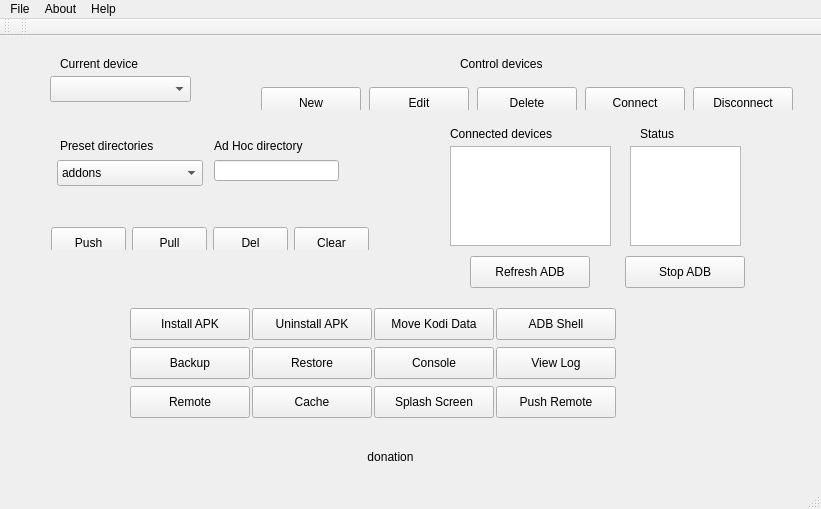
<?xml version="1.0" encoding="UTF-8"?>
<ui version="4.0">
 <class>MainWindow</class>
 <widget class="QMainWindow" name="MainWindow">
  <property name="geometry">
   <rect>
    <x>0</x>
    <y>0</y>
    <width>821</width>
    <height>509</height>
   </rect>
  </property>
  <property name="sizePolicy">
   <sizepolicy hsizetype="Preferred" vsizetype="Preferred">
    <horstretch>0</horstretch>
    <verstretch>0</verstretch>
   </sizepolicy>
  </property>
  <property name="minimumSize">
   <size>
    <width>185</width>
    <height>0</height>
   </size>
  </property>
  <property name="windowTitle">
   <string>adbLink: The Kodi for Android Companion</string>
  </property>
  <property name="styleSheet">
   <string notr="true"/>
  </property>
  <widget class="QWidget" name="centralWidget">
   <widget class="QProgressBar" name="progressBar">
    <property name="enabled">
     <bool>true</bool>
    </property>
    <property name="geometry">
     <rect>
      <x>50</x>
      <y>550</y>
      <width>118</width>
      <height>16</height>
     </rect>
    </property>
    <property name="value">
     <number>25</number>
    </property>
    <property name="textVisible">
     <bool>false</bool>
    </property>
   </widget>
   <widget class="QLabel" name="server_running">
    <property name="geometry">
     <rect>
      <x>210</x>
      <y>550</y>
      <width>51</width>
      <height>20</height>
     </rect>
    </property>
    <property name="text">
     <string>label1</string>
    </property>
   </widget>
   <widget class="QLabel" name="device_connected">
    <property name="geometry">
     <rect>
      <x>280</x>
      <y>550</y>
      <width>91</width>
      <height>16</height>
     </rect>
    </property>
    <property name="text">
     <string>label2</string>
    </property>
   </widget>
   <widget class="QLabel" name="apptitle">
    <property name="geometry">
     <rect>
      <x>460</x>
      <y>20</y>
      <width>151</width>
      <height>16</height>
     </rect>
    </property>
    <property name="text">
     <string>Control devices</string>
    </property>
   </widget>
   <widget class="QListWidget" name="listDevicesStatus">
    <property name="geometry">
     <rect>
      <x>630</x>
      <y>110</y>
      <width>111</width>
      <height>100</height>
     </rect>
    </property>
   </widget>
   <widget class="QListWidget" name="listDevices">
    <property name="geometry">
     <rect>
      <x>450</x>
      <y>110</y>
      <width>161</width>
      <height>100</height>
     </rect>
    </property>
    <property name="toolTip">
     <string>&lt;html&gt;&lt;head/&gt;&lt;body&gt;&lt;p&gt;Double-click any device ID to create a new record with ID filled in.&lt;/p&gt;&lt;/body&gt;&lt;/html&gt;</string>
    </property>
   </widget>
   <widget class="QLabel" name="label_2">
    <property name="geometry">
     <rect>
      <x>60</x>
      <y>20</y>
      <width>121</width>
      <height>16</height>
     </rect>
    </property>
    <property name="text">
     <string>Current device</string>
    </property>
   </widget>
   <widget class="QLabel" name="label_4">
    <property name="geometry">
     <rect>
      <x>450</x>
      <y>90</y>
      <width>151</width>
      <height>16</height>
     </rect>
    </property>
    <property name="text">
     <string>Connected devices</string>
    </property>
   </widget>
   <widget class="QLabel" name="label_6">
    <property name="geometry">
     <rect>
      <x>640</x>
      <y>90</y>
      <width>40</width>
      <height>16</height>
     </rect>
    </property>
    <property name="text">
     <string>Status</string>
    </property>
   </widget>
   <widget class="QComboBox" name="deviceBox">
    <property name="geometry">
     <rect>
      <x>50</x>
      <y>40</y>
      <width>141</width>
      <height>26</height>
     </rect>
    </property>
    <property name="toolTip">
     <string>&lt;html&gt;&lt;head/&gt;&lt;body&gt;&lt;p&gt;Click Setup Device to edit this description&lt;/p&gt;&lt;/body&gt;&lt;/html&gt;</string>
    </property>
    <property name="editable">
     <bool>false</bool>
    </property>
   </widget>
   <widget class="QPushButton" name="donate">
    <property name="geometry">
     <rect>
      <x>240</x>
      <y>410</y>
      <width>301</width>
      <height>21</height>
     </rect>
    </property>
    <property name="text">
     <string>donation</string>
    </property>
    <property name="iconSize">
     <size>
      <width>247</width>
      <height>26</height>
     </size>
    </property>
    <property name="flat">
     <bool>true</bool>
    </property>
   </widget>
   <widget class="QLabel" name="label_5">
    <property name="geometry">
     <rect>
      <x>640</x>
      <y>750</y>
      <width>89</width>
      <height>16</height>
     </rect>
    </property>
    <property name="text">
     <string>Root functions</string>
    </property>
   </widget>
   <widget class="QPushButton" name="refreshConnectedDevices">
    <property name="geometry">
     <rect>
      <x>470</x>
      <y>220</y>
      <width>120</width>
      <height>32</height>
     </rect>
    </property>
    <property name="minimumSize">
     <size>
      <width>120</width>
      <height>32</height>
     </size>
    </property>
    <property name="maximumSize">
     <size>
      <width>120</width>
      <height>32</height>
     </size>
    </property>
    <property name="toolTip">
     <string>&lt;html&gt;&lt;head/&gt;&lt;body&gt;&lt;p&gt;Open ssh session to device. Requires root.&lt;/p&gt;&lt;/body&gt;&lt;/html&gt;</string>
    </property>
    <property name="text">
     <string>Refresh ADB</string>
    </property>
   </widget>
   <widget class="QPushButton" name="killServer">
    <property name="geometry">
     <rect>
      <x>625</x>
      <y>220</y>
      <width>120</width>
      <height>32</height>
     </rect>
    </property>
    <property name="minimumSize">
     <size>
      <width>120</width>
      <height>32</height>
     </size>
    </property>
    <property name="maximumSize">
     <size>
      <width>120</width>
      <height>32</height>
     </size>
    </property>
    <property name="toolTip">
     <string>&lt;html&gt;&lt;head/&gt;&lt;body&gt;&lt;p&gt;Open a terminal session on the connected device&lt;/p&gt;&lt;/body&gt;&lt;/html&gt;</string>
    </property>
    <property name="text">
     <string>Stop ADB</string>
    </property>
   </widget>
   <widget class="QWidget" name="layoutWidget">
    <property name="geometry">
     <rect>
      <x>40</x>
      <y>180</y>
      <width>344</width>
      <height>34</height>
     </rect>
    </property>
    <layout class="QHBoxLayout" name="horizontalLayout_2">
     <item>
      <widget class="QPushButton" name="fpushButton">
       <property name="minimumSize">
        <size>
         <width>75</width>
         <height>32</height>
        </size>
       </property>
       <property name="maximumSize">
        <size>
         <width>75</width>
         <height>32</height>
        </size>
       </property>
       <property name="toolTip">
        <string>&lt;html&gt;&lt;head/&gt;&lt;body&gt;&lt;p&gt;Push a file to the selected folder or ad hoc directory&lt;/p&gt;&lt;/body&gt;&lt;/html&gt;</string>
       </property>
       <property name="text">
        <string>Push</string>
       </property>
      </widget>
     </item>
     <item>
      <widget class="QPushButton" name="fpullButton">
       <property name="minimumSize">
        <size>
         <width>75</width>
         <height>32</height>
        </size>
       </property>
       <property name="maximumSize">
        <size>
         <width>75</width>
         <height>32</height>
        </size>
       </property>
       <property name="toolTip">
        <string>&lt;html&gt;&lt;head/&gt;&lt;body&gt;&lt;p&gt;Pull a file from the selected folder or ad hoc directory&lt;/p&gt;&lt;/body&gt;&lt;/html&gt;</string>
       </property>
       <property name="text">
        <string>Pull</string>
       </property>
      </widget>
     </item>
     <item>
      <widget class="QPushButton" name="fdellButton">
       <property name="minimumSize">
        <size>
         <width>75</width>
         <height>32</height>
        </size>
       </property>
       <property name="maximumSize">
        <size>
         <width>75</width>
         <height>32</height>
        </size>
       </property>
       <property name="toolTip">
        <string>&lt;html&gt;&lt;head/&gt;&lt;body&gt;&lt;p&gt;Delete a file in selected folder or ad hoc directory&lt;/p&gt;&lt;/body&gt;&lt;/html&gt;</string>
       </property>
       <property name="text">
        <string>Del</string>
       </property>
      </widget>
     </item>
     <item>
      <widget class="QPushButton" name="fdellButton_2">
       <property name="minimumSize">
        <size>
         <width>75</width>
         <height>32</height>
        </size>
       </property>
       <property name="maximumSize">
        <size>
         <width>75</width>
         <height>32</height>
        </size>
       </property>
       <property name="toolTip">
        <string>&lt;html&gt;&lt;head/&gt;&lt;body&gt;&lt;p&gt;Clear the Ad Hoc Directory field&lt;/p&gt;&lt;/body&gt;&lt;/html&gt;</string>
       </property>
       <property name="styleSheet">
        <string notr="true"/>
       </property>
       <property name="text">
        <string>Clear</string>
       </property>
      </widget>
     </item>
    </layout>
   </widget>
   <widget class="QWidget" name="layoutWidget">
    <property name="geometry">
     <rect>
      <x>248</x>
      <y>40</y>
      <width>558</width>
      <height>34</height>
     </rect>
    </property>
    <layout class="QHBoxLayout" name="horizontalLayout">
     <item>
      <widget class="QPushButton" name="newRecord">
       <property name="minimumSize">
        <size>
         <width>100</width>
         <height>32</height>
        </size>
       </property>
       <property name="maximumSize">
        <size>
         <width>100</width>
         <height>32</height>
        </size>
       </property>
       <property name="toolTip">
        <string>&lt;html&gt;&lt;head/&gt;&lt;body&gt;&lt;p&gt;Create new device record.&lt;/p&gt;&lt;/body&gt;&lt;/html&gt;</string>
       </property>
       <property name="text">
        <string>New</string>
       </property>
      </widget>
     </item>
     <item>
      <widget class="QPushButton" name="editRecord">
       <property name="minimumSize">
        <size>
         <width>100</width>
         <height>32</height>
        </size>
       </property>
       <property name="maximumSize">
        <size>
         <width>100</width>
         <height>32</height>
        </size>
       </property>
       <property name="toolTip">
        <string>&lt;html&gt;&lt;head/&gt;&lt;body&gt;&lt;p&gt;Edit device record.&lt;/p&gt;&lt;/body&gt;&lt;/html&gt;</string>
       </property>
       <property name="text">
        <string>Edit</string>
       </property>
      </widget>
     </item>
     <item>
      <widget class="QPushButton" name="delRecord">
       <property name="minimumSize">
        <size>
         <width>100</width>
         <height>32</height>
        </size>
       </property>
       <property name="maximumSize">
        <size>
         <width>100</width>
         <height>32</height>
        </size>
       </property>
       <property name="toolTip">
        <string>&lt;html&gt;&lt;head/&gt;&lt;body&gt;&lt;p&gt;Delete device record.&lt;/p&gt;&lt;/body&gt;&lt;/html&gt;</string>
       </property>
       <property name="text">
        <string>Delete</string>
       </property>
      </widget>
     </item>
     <item>
      <widget class="QPushButton" name="connButton">
       <property name="minimumSize">
        <size>
         <width>100</width>
         <height>32</height>
        </size>
       </property>
       <property name="maximumSize">
        <size>
         <width>100</width>
         <height>32</height>
        </size>
       </property>
       <property name="toolTip">
        <string>&lt;html&gt;&lt;head/&gt;&lt;body&gt;&lt;p&gt;Connect android device via IP address&lt;/p&gt;&lt;/body&gt;&lt;/html&gt;</string>
       </property>
       <property name="text">
        <string>Connect</string>
       </property>
      </widget>
     </item>
     <item>
      <widget class="QPushButton" name="disButton">
       <property name="minimumSize">
        <size>
         <width>100</width>
         <height>32</height>
        </size>
       </property>
       <property name="maximumSize">
        <size>
         <width>100</width>
         <height>32</height>
        </size>
       </property>
       <property name="toolTip">
        <string>&lt;html&gt;&lt;head/&gt;&lt;body&gt;&lt;p&gt;Disconnect android device connected via IP address. &lt;/p&gt;&lt;/body&gt;&lt;/html&gt;</string>
       </property>
       <property name="text">
        <string>Disconnect</string>
       </property>
      </widget>
     </item>
    </layout>
   </widget>
   <widget class="QLineEdit" name="customdir">
    <property name="geometry">
     <rect>
      <x>214</x>
      <y>124</y>
      <width>125</width>
      <height>21</height>
     </rect>
    </property>
    <property name="toolTip">
     <string>&lt;html&gt;&lt;head/&gt;&lt;body&gt;&lt;p&gt;Enter directory to access. &lt;/p&gt;&lt;/body&gt;&lt;/html&gt;</string>
    </property>
   </widget>
   <widget class="QLabel" name="label_3">
    <property name="geometry">
     <rect>
      <x>214</x>
      <y>102</y>
      <width>103</width>
      <height>16</height>
     </rect>
    </property>
    <property name="text">
     <string>Ad Hoc directory</string>
    </property>
   </widget>
   <widget class="QLabel" name="label">
    <property name="geometry">
     <rect>
      <x>60</x>
      <y>102</y>
      <width>108</width>
      <height>16</height>
     </rect>
    </property>
    <property name="text">
     <string>Preset directories</string>
    </property>
   </widget>
   <widget class="QComboBox" name="comboBox">
    <property name="geometry">
     <rect>
      <x>57</x>
      <y>124</y>
      <width>146</width>
      <height>26</height>
     </rect>
    </property>
    <property name="toolTip">
     <string>&lt;html&gt;&lt;head/&gt;&lt;body&gt;&lt;p&gt;Select folder to push/pull files to/from&lt;/p&gt;&lt;/body&gt;&lt;/html&gt;</string>
    </property>
    <item>
     <property name="text">
      <string>addons</string>
     </property>
    </item>
    <item>
     <property name="text">
      <string>keymaps</string>
     </property>
    </item>
    <item>
     <property name="text">
      <string>media</string>
     </property>
    </item>
    <item>
     <property name="text">
      <string>sounds</string>
     </property>
    </item>
    <item>
     <property name="text">
      <string>system</string>
     </property>
    </item>
    <item>
     <property name="text">
      <string>userdata</string>
     </property>
    </item>
    <item>
     <property name="text">
      <string>temp</string>
     </property>
    </item>
    <item>
     <property name="text">
      <string>sdcard</string>
     </property>
    </item>
   </widget>
   <widget class="QPushButton" name="sideload_Button">
    <property name="geometry">
     <rect>
      <x>130</x>
      <y>272</y>
      <width>120</width>
      <height>32</height>
     </rect>
    </property>
    <property name="minimumSize">
     <size>
      <width>120</width>
      <height>32</height>
     </size>
    </property>
    <property name="maximumSize">
     <size>
      <width>120</width>
      <height>32</height>
     </size>
    </property>
    <property name="toolTip">
     <string>&lt;html&gt;&lt;head/&gt;&lt;body&gt;&lt;p&gt;Install app to device&lt;/p&gt;&lt;/body&gt;&lt;/html&gt;</string>
    </property>
    <property name="text">
     <string>Install APK</string>
    </property>
   </widget>
   <widget class="QPushButton" name="uninstall_Button">
    <property name="geometry">
     <rect>
      <x>252</x>
      <y>272</y>
      <width>120</width>
      <height>32</height>
     </rect>
    </property>
    <property name="minimumSize">
     <size>
      <width>120</width>
      <height>32</height>
     </size>
    </property>
    <property name="maximumSize">
     <size>
      <width>120</width>
      <height>32</height>
     </size>
    </property>
    <property name="toolTip">
     <string>&lt;html&gt;&lt;head/&gt;&lt;body&gt;&lt;p&gt;Uninstall apk&lt;/p&gt;&lt;/body&gt;&lt;/html&gt;</string>
    </property>
    <property name="text">
     <string>Uninstall APK</string>
    </property>
   </widget>
   <widget class="QPushButton" name="mvdataButton">
    <property name="geometry">
     <rect>
      <x>374</x>
      <y>272</y>
      <width>120</width>
      <height>32</height>
     </rect>
    </property>
    <property name="minimumSize">
     <size>
      <width>120</width>
      <height>32</height>
     </size>
    </property>
    <property name="maximumSize">
     <size>
      <width>120</width>
      <height>32</height>
     </size>
    </property>
    <property name="toolTip">
     <string>&lt;html&gt;&lt;head/&gt;&lt;body&gt;&lt;p&gt;Open sftp session to device. Requires root.&lt;/p&gt;&lt;/body&gt;&lt;/html&gt;</string>
    </property>
    <property name="text">
     <string>Move Kodi Data</string>
    </property>
   </widget>
   <widget class="QPushButton" name="adbshellButton">
    <property name="geometry">
     <rect>
      <x>496</x>
      <y>272</y>
      <width>120</width>
      <height>32</height>
     </rect>
    </property>
    <property name="minimumSize">
     <size>
      <width>120</width>
      <height>32</height>
     </size>
    </property>
    <property name="maximumSize">
     <size>
      <width>120</width>
      <height>32</height>
     </size>
    </property>
    <property name="toolTip">
     <string>&lt;html&gt;&lt;head/&gt;&lt;body&gt;&lt;p&gt;Open a terminal session on the connected device&lt;/p&gt;&lt;/body&gt;&lt;/html&gt;</string>
    </property>
    <property name="text">
     <string>ADB Shell</string>
    </property>
   </widget>
   <widget class="QPushButton" name="backupButton">
    <property name="geometry">
     <rect>
      <x>130</x>
      <y>311</y>
      <width>120</width>
      <height>32</height>
     </rect>
    </property>
    <property name="minimumSize">
     <size>
      <width>120</width>
      <height>32</height>
     </size>
    </property>
    <property name="maximumSize">
     <size>
      <width>120</width>
      <height>32</height>
     </size>
    </property>
    <property name="toolTip">
     <string>&lt;html&gt;&lt;head/&gt;&lt;body&gt;&lt;p&gt;Backup Kodi &lt;/p&gt;&lt;/body&gt;&lt;/html&gt;</string>
    </property>
    <property name="text">
     <string>Backup</string>
    </property>
   </widget>
   <widget class="QPushButton" name="restoreButton">
    <property name="geometry">
     <rect>
      <x>252</x>
      <y>311</y>
      <width>120</width>
      <height>32</height>
     </rect>
    </property>
    <property name="minimumSize">
     <size>
      <width>120</width>
      <height>32</height>
     </size>
    </property>
    <property name="maximumSize">
     <size>
      <width>120</width>
      <height>32</height>
     </size>
    </property>
    <property name="toolTip">
     <string>&lt;html&gt;&lt;head/&gt;&lt;body&gt;&lt;p&gt;Restore Kodi's data files&lt;/p&gt;&lt;/body&gt;&lt;/html&gt;</string>
    </property>
    <property name="text">
     <string>Restore</string>
    </property>
   </widget>
   <widget class="QPushButton" name="doConsole">
    <property name="geometry">
     <rect>
      <x>374</x>
      <y>311</y>
      <width>120</width>
      <height>32</height>
     </rect>
    </property>
    <property name="minimumSize">
     <size>
      <width>120</width>
      <height>32</height>
     </size>
    </property>
    <property name="maximumSize">
     <size>
      <width>120</width>
      <height>32</height>
     </size>
    </property>
    <property name="toolTip">
     <string>&lt;html&gt;&lt;head/&gt;&lt;body&gt;&lt;p&gt;Push splash screen png for Media Center&lt;/p&gt;&lt;/body&gt;&lt;/html&gt;</string>
    </property>
    <property name="text">
     <string>Console</string>
    </property>
   </widget>
   <widget class="QPushButton" name="logButton">
    <property name="geometry">
     <rect>
      <x>496</x>
      <y>311</y>
      <width>120</width>
      <height>32</height>
     </rect>
    </property>
    <property name="minimumSize">
     <size>
      <width>120</width>
      <height>32</height>
     </size>
    </property>
    <property name="maximumSize">
     <size>
      <width>120</width>
      <height>32</height>
     </size>
    </property>
    <property name="toolTip">
     <string>&lt;html&gt;&lt;head/&gt;&lt;body&gt;&lt;p&gt;View current and previous log&lt;/p&gt;&lt;/body&gt;&lt;/html&gt;</string>
    </property>
    <property name="text">
     <string>View Log</string>
    </property>
   </widget>
   <widget class="QPushButton" name="keypadButton">
    <property name="geometry">
     <rect>
      <x>130</x>
      <y>350</y>
      <width>120</width>
      <height>32</height>
     </rect>
    </property>
    <property name="minimumSize">
     <size>
      <width>120</width>
      <height>32</height>
     </size>
    </property>
    <property name="maximumSize">
     <size>
      <width>120</width>
      <height>32</height>
     </size>
    </property>
    <property name="toolTip">
     <string>&lt;html&gt;&lt;head/&gt;&lt;body&gt;&lt;p&gt;Soft Dpad sends remote control keypresses to your device&lt;/p&gt;&lt;/body&gt;&lt;/html&gt;</string>
    </property>
    <property name="text">
     <string>Remote</string>
    </property>
   </widget>
   <widget class="QPushButton" name="cacheButton">
    <property name="geometry">
     <rect>
      <x>252</x>
      <y>350</y>
      <width>120</width>
      <height>32</height>
     </rect>
    </property>
    <property name="minimumSize">
     <size>
      <width>120</width>
      <height>32</height>
     </size>
    </property>
    <property name="maximumSize">
     <size>
      <width>120</width>
      <height>32</height>
     </size>
    </property>
    <property name="text">
     <string>Cache</string>
    </property>
   </widget>
   <widget class="QPushButton" name="splashButton">
    <property name="geometry">
     <rect>
      <x>374</x>
      <y>350</y>
      <width>120</width>
      <height>32</height>
     </rect>
    </property>
    <property name="minimumSize">
     <size>
      <width>120</width>
      <height>32</height>
     </size>
    </property>
    <property name="maximumSize">
     <size>
      <width>120</width>
      <height>32</height>
     </size>
    </property>
    <property name="text">
     <string>Splash Screen</string>
    </property>
   </widget>
   <widget class="QPushButton" name="pushRemote">
    <property name="geometry">
     <rect>
      <x>496</x>
      <y>350</y>
      <width>120</width>
      <height>32</height>
     </rect>
    </property>
    <property name="minimumSize">
     <size>
      <width>120</width>
      <height>32</height>
     </size>
    </property>
    <property name="maximumSize">
     <size>
      <width>120</width>
      <height>32</height>
     </size>
    </property>
    <property name="toolTip">
     <string>&lt;html&gt;&lt;head/&gt;&lt;body&gt;&lt;p&gt;Push remote control definition xml to Media Center&lt;/p&gt;&lt;/body&gt;&lt;/html&gt;</string>
    </property>
    <property name="text">
     <string>Push Remote</string>
    </property>
   </widget>
  </widget>
  <widget class="QMenuBar" name="menuBar">
   <property name="geometry">
    <rect>
     <x>0</x>
     <y>0</y>
     <width>821</width>
     <height>22</height>
    </rect>
   </property>
   <widget class="QMenu" name="menuFile">
    <property name="title">
     <string>File</string>
    </property>
    <addaction name="actionDownload_Kodi"/>
    <addaction name="actionView_Kodi_Log"/>
    <addaction name="actionReboot"/>
    <addaction name="actionRecovery"/>
    <addaction name="separator"/>
    <addaction name="actionQuit"/>
   </widget>
   <widget class="QMenu" name="menuAbout">
    <property name="title">
     <string>About</string>
    </property>
    <addaction name="actionAbout"/>
   </widget>
   <widget class="QMenu" name="menuHelp">
    <property name="title">
     <string>Help</string>
    </property>
    <addaction name="actionHelp"/>
   </widget>
   <addaction name="menuFile"/>
   <addaction name="menuAbout"/>
   <addaction name="menuHelp"/>
  </widget>
  <widget class="QToolBar" name="mainToolBar">
   <attribute name="toolBarArea">
    <enum>TopToolBarArea</enum>
   </attribute>
   <attribute name="toolBarBreak">
    <bool>false</bool>
   </attribute>
  </widget>
  <widget class="QStatusBar" name="statusBar"/>
  <widget class="QToolBar" name="toolBar">
   <property name="windowTitle">
    <string>toolBar</string>
   </property>
   <attribute name="toolBarArea">
    <enum>TopToolBarArea</enum>
   </attribute>
   <attribute name="toolBarBreak">
    <bool>false</bool>
   </attribute>
  </widget>
  <action name="actionAbout">
   <property name="text">
    <string>About</string>
   </property>
  </action>
  <action name="actionQuit">
   <property name="text">
    <string>Quit</string>
   </property>
   <property name="toolTip">
    <string>Quit adbLink</string>
   </property>
  </action>
  <action name="actionHelp">
   <property name="text">
    <string>Help</string>
   </property>
  </action>
  <action name="actionReboot">
   <property name="text">
    <string>Reboot device</string>
   </property>
  </action>
  <action name="actionRecovery">
   <property name="text">
    <string>Reboot recovery</string>
   </property>
   <property name="toolTip">
    <string>Reboot Recovery</string>
   </property>
  </action>
  <action name="actionDownload_Kodi">
   <property name="text">
    <string>Download Kodi</string>
   </property>
  </action>
  <action name="actionView_Kodi_Log">
   <property name="text">
    <string>View Kodi Log</string>
   </property>
   <property name="toolTip">
    <string>View Kodi Log</string>
   </property>
  </action>
 </widget>
 <layoutdefault spacing="6" margin="11"/>
 <resources/>
 <connections/>
</ui>
